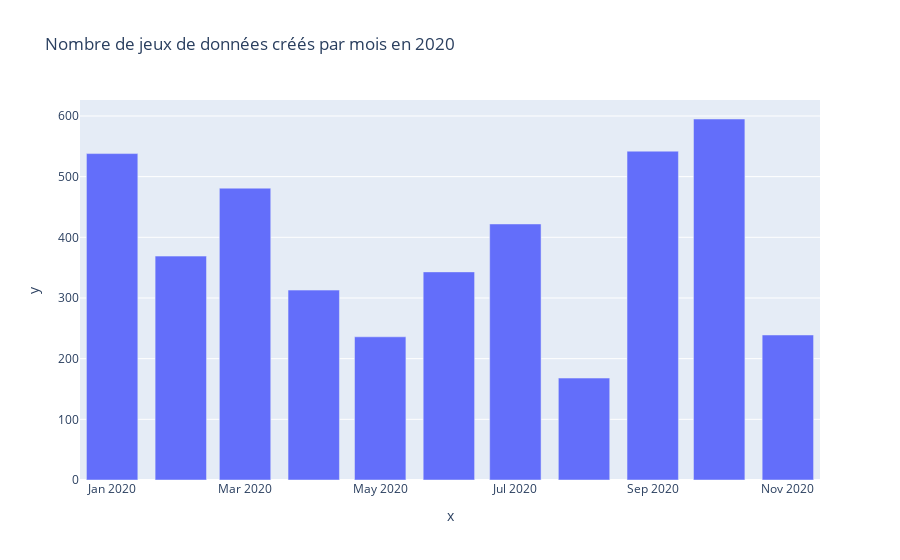

Notebook code cell kept with this figure:
### Code cell
start_date = '2020-1-1'
d_year = datasets[datasets['created_at'] >= start_date].groupby(pd.Grouper(key="created_at", freq="M")).count()
fig = px.bar(x=d_year.index.strftime("%Y-%m"), y=d_year['id'], title='Nombre de jeux de données créés par mois en 2020')
fig.show()

### Figure 1 — Plotly figure (JSON) as saved in the notebook; plotly's stock layout.template omitted (floating-point values rounded to 4 significant figures)
{"data": [{"alignmentgroup": "True", "hovertemplate": "x=%{x}<br>y=%{y}<extra></extra>", "legendgroup": "", "marker": {"color": "#636efa"}, "name": "", "offsetgroup": "", "orientation": "v", "showlegend": false, "textposition": "auto", "type": "bar", "x": ["2020-01", "2020-02", "2020-03", "2020-04", "2020-05", "2020-06", "2020-07", "2020-08", "2020-09", "2020-10", "2020-11"], "xaxis": "x", "y": [538, 369, 481, 313, 236, 343, 422, 168, 542, 595, 239], "yaxis": "y"}], "layout": {"barmode": "relative", "legend": {"tracegroupgap": 0}, "title": {"text": "Nombre de jeux de données créés par mois en 2020"}, "xaxis": {"anchor": "y", "domain": [0, 1], "title": {"text": "x"}}, "yaxis": {"anchor": "x", "domain": [0, 1], "title": {"text": "y"}}}}
